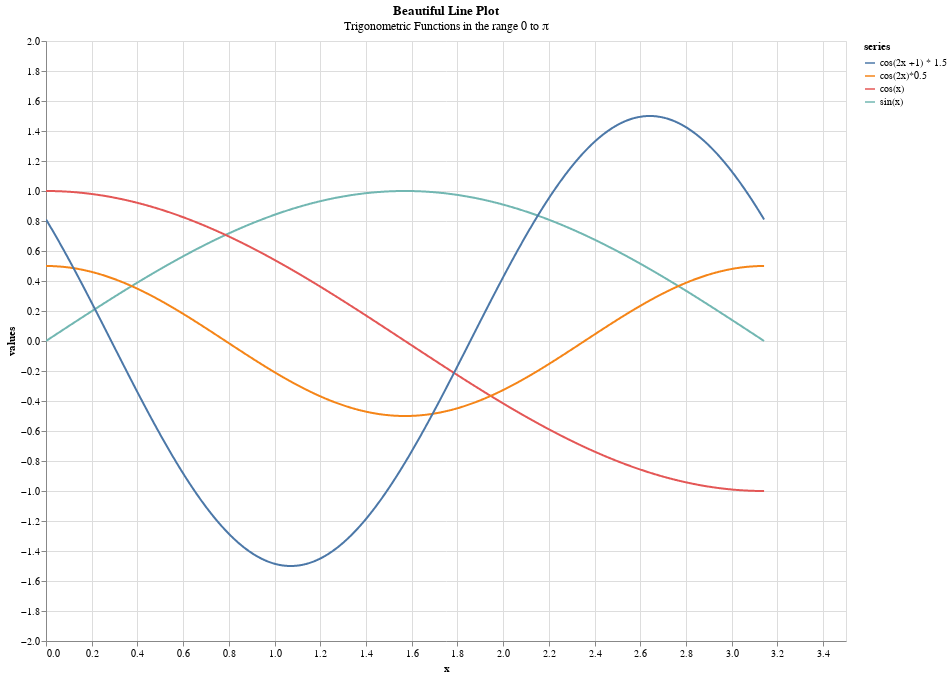

Notebook code cell kept with this figure:
### Code cell
from altair_theme import get_richview_theme  # Import the richview theme

import altair as alt  # Import altair
df_altair = df.copy()
df_altair.columns.name='series'
df_altair = df_altair.stack()
df_altair = df_altair.rename('values')
df_altair = df_altair.reset_index()






import pandas as pd  # Import pandas
base = alt.Chart(df_altair).mark_line().encode(y='values', x='x', color = 'series').properties(title = {'text':title, 'subtitle':subtitle}, height = height, width = width).interactive()  # Create the base chart
base

### Figure 1 — Vega-Lite specification as saved in the notebook (floating-point values rounded to 4 significant figures; data arrays with more than 128 entries replaced by an {"elided": "..."} marker saying what was removed)
{"config": {"view": {"continuousWidth": 400, "continuousHeight": 300}}, "data": {"name": "data-347dc35317f0752a49373f72c0b2a339"}, "mark": "line", "encoding": {"color": {"field": "series", "type": "nominal"}, "x": {"field": "x", "type": "quantitative"}, "y": {"field": "values", "type": "quantitative"}}, "height": 600, "selection": {"selector001": {"type": "interval", "bind": "scales", "encodings": ["x", "y"]}}, "title": {"text": "Beautiful Line Plot", "subtitle": "Trigonometric Functions in the range 0 to π"}, "width": 800, "$schema": "https://vega.github.io/schema/vega-lite/v4.17.0.json", "datasets": {"data-347dc35317f0752a49373f72c0b2a339": {"elided": "4000 records"}}}
